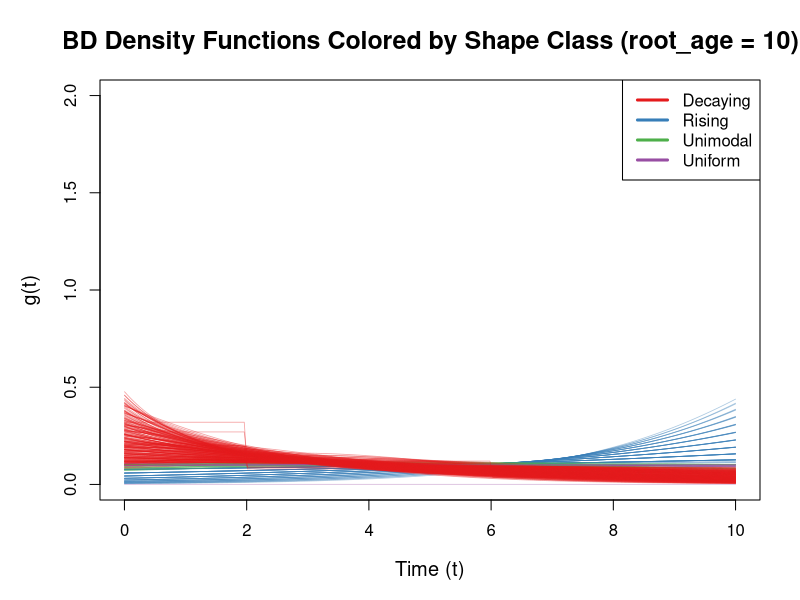
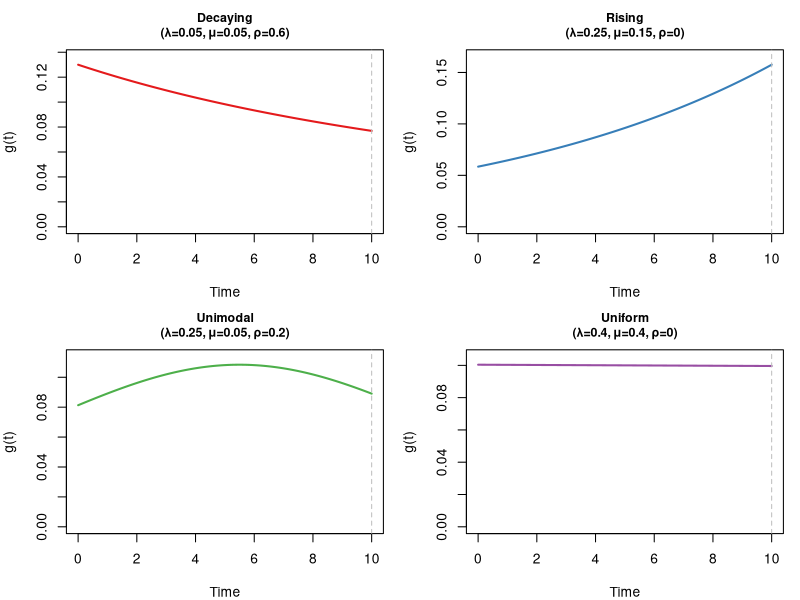
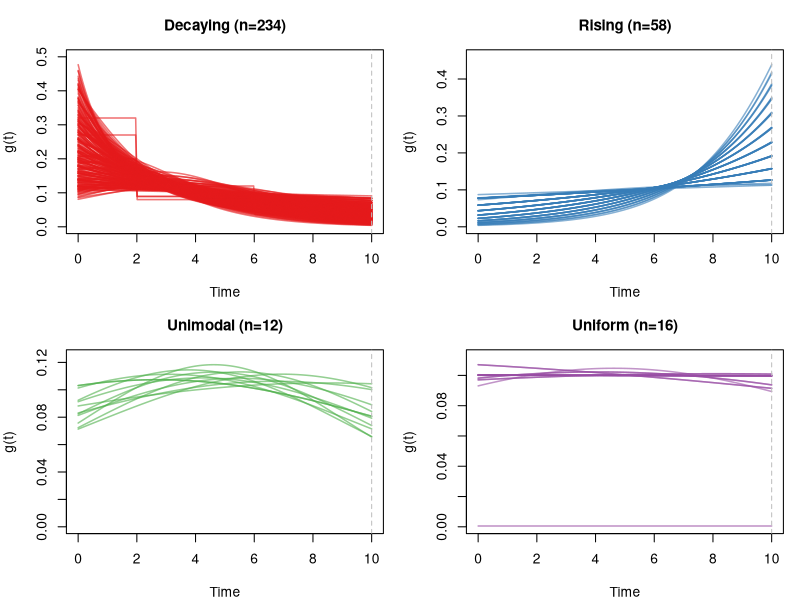
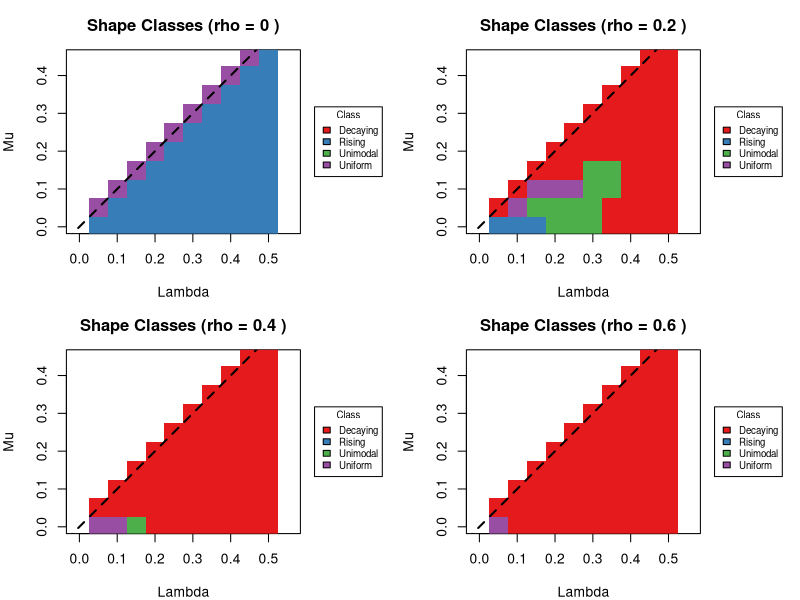
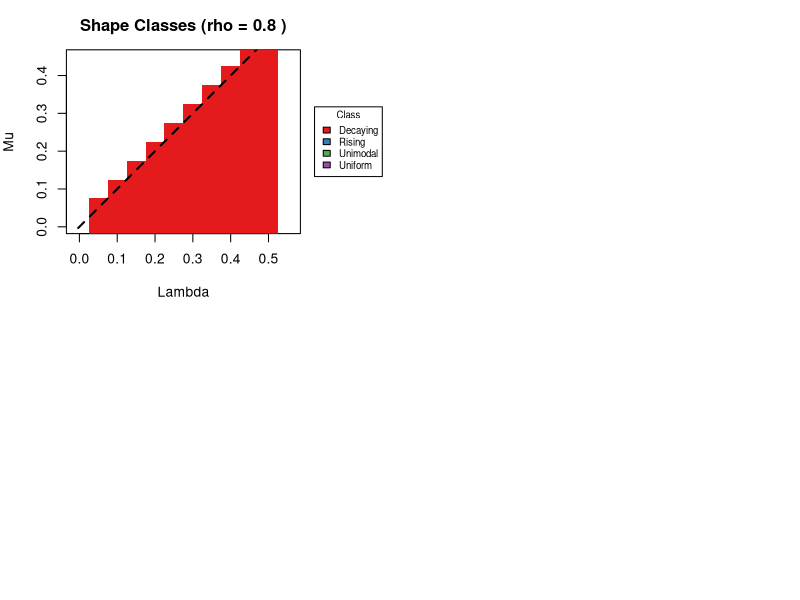

These figures' R source, in order:
#!/bin/env Rscript

##########################################
# Classify BD density functions by shape
##########################################

g <- function(t, lambda, mu, rho, t1) {
    if(rho == 0){rho <- 0.001} #SW
    if (lambda == mu) {
        return((1 + rho * lambda * t1) / (t1 * (1 + rho * lambda * t)^2))
    }
    
    P_0_t <- rho * (lambda - mu) / (rho * lambda + (lambda * (1 - rho) - mu) * exp((mu - lambda) * t))
    p1_t <- (1/rho) * P_0_t^2 * exp((mu - lambda) * t)
    P_0_t1 <- rho * (lambda - mu) / (rho * lambda + (lambda * (1 - rho) - mu) * exp((mu - lambda) * t1))
    v_t1 <- 1 - (1/rho) * P_0_t1 * exp((mu - lambda) * t1)
    
    return((lambda * p1_t) / v_t1)
}

##########################################
# Extract shape features from a density
##########################################

extract_features <- function(lambda, mu, rho, t1 = 10, n_points = 500) {
    t_values <- seq(0.001, t1, length.out = n_points)
    g_values <- sapply(t_values, g, lambda = lambda, mu = mu, rho = rho, t1 = t1)
    
    # Handle invalid cases
    if (any(!is.finite(g_values))) {
        return(list(valid = FALSE))
    }
    
    # Basic statistics
    g_max <- max(g_values)
    g_min <- min(g_values)
    g_mean <- mean(g_values)
    g_at_0 <- g_values[1]
    g_at_t1 <- g_values[n_points]
    
    # Find mode (peak location)
    mode_idx <- which.max(g_values)
    mode_t <- t_values[mode_idx]
    mode_value <- g_values[mode_idx]
    
    # Monotonicity (with tolerance)
    diffs <- diff(g_values)
    tol <- 1e-6 * max(abs(g_values))
    is_increasing <- sum(diffs < -tol) < 5  # allow a few small decreases
    is_decreasing <- sum(diffs > tol) < 5   # allow a few small increases
    
    # Overall trend
    trend <- (g_at_t1 - g_at_0) / g_at_0
    
    # Skewness (where is the mass concentrated?)
    cumsum_g <- cumsum(g_values) / sum(g_values)
    median_idx <- which(cumsum_g >= 0.5)[1]
    median_t <- t_values[median_idx]
    relative_median <- median_t / t1
    
    # Concentration (how peaked is the distribution?)
    cv <- sd(g_values) / g_mean
    
    # Ratio of endpoints
    endpoint_ratio <- g_at_t1 / g_at_0
    
    return(list(
        valid = TRUE,
        lambda = lambda,
        mu = mu,
        rho = rho,
        turnover = mu / lambda,
        net_div = lambda - mu,
        g_max = g_max,
        g_min = g_min,
        g_mean = g_mean,
        g_at_0 = g_at_0,
        g_at_t1 = g_at_t1,
        mode_t = mode_t,
        relative_mode = mode_t / t1,
        is_increasing = is_increasing,
        is_decreasing = is_decreasing,
        trend = trend,
        relative_median = relative_median,
        cv = cv,
        endpoint_ratio = endpoint_ratio
    ))
}

##########################################
# Classify based on extracted features
# Simplified to 4 main classes
##########################################

classify_shape <- function(features) {
    if (!features$valid) return("Invalid")
    
    # Use endpoint ratio and trend for better classification
    # Rising: density increases over time (endpoint much higher than start)
    if (features$endpoint_ratio > 1.5 || features$trend > 0.5) {
        return("Rising")
    }
    
    # Decaying: density decreases over time (endpoint much lower than start)
    if (features$endpoint_ratio < 0.5 || features$trend < -0.3) {
        return("Decaying")
    }
    
    # Uniform-like: low variation, relatively flat
    if (features$cv < 0.05) {
        return("Uniform")
    }
    
    # Unimodal: clear interior peak (not at endpoints)
    if (features$relative_mode > 0.1 && features$relative_mode < 0.9) {
        return("Unimodal")
    }
    
    # Default based on trend
    if (features$trend > 0) {
        return("Rising")
    } else {
        return("Decaying")
    }
}

##########################################
# Main analysis
##########################################

# Parameter ranges
lambda_seq <- seq(0.05, 0.5, by = 0.05)
mu_seq <- seq(0, 0.45, by = 0.05)
rho_seq <- c(0, seq(0.2, 0.8, by = 0.2)) # 0 changed to 0.001 automatically in g()
t1 <- 10  # fixed root age

# Generate all valid parameter combinations
param_grid <- expand.grid(lambda = lambda_seq, mu = mu_seq, rho = rho_seq)
#param_grid <- param_grid[param_grid$mu <= param_grid$lambda, ]
param_grid <- param_grid[param_grid$mu <= param_grid$lambda + 1e-10, ]

cat("Total parameter combinations:", nrow(param_grid), "\n\n")

# Extract features and classify each combination
results <- list()
for (i in 1:nrow(param_grid)) {
    features <- extract_features(
        lambda = param_grid$lambda[i],
        mu = param_grid$mu[i],
        rho = param_grid$rho[i],
        t1 = t1
    )
    features$class <- classify_shape(features)
    results[[i]] <- features
}

# Convert to data frame
results_df <- do.call(rbind, lapply(results, function(x) {
    if (!x$valid) {
        return(data.frame(
            lambda = x$lambda, mu = x$mu, rho = x$rho,
            turnover = NA, net_div = NA, class = "Invalid",
            relative_mode = NA, relative_median = NA, cv = NA,
            endpoint_ratio = NA, trend = NA
        ))
    }
    data.frame(
        lambda = x$lambda, mu = x$mu, rho = x$rho,
        turnover = x$turnover, net_div = x$net_div, class = x$class,
        relative_mode = x$relative_mode, relative_median = x$relative_median, cv = x$cv,
        endpoint_ratio = x$endpoint_ratio, trend = x$trend
    )
}))

##########################################
# Summary of classification
##########################################

cat("========================================\n")
cat("CLASSIFICATION SUMMARY (root_age = 10)\n")
cat("========================================\n\n")

class_table <- table(results_df$class)
print(class_table)

cat("\n\nPercentage breakdown:\n")
print(round(prop.table(class_table) * 100, 1))

##########################################
# Detailed breakdown by class
##########################################

cat("\n\n========================================\n")
cat("DETAILED CLASS DESCRIPTIONS\n")
cat("========================================\n")

classes <- unique(results_df$class)
for (cls in classes) {
    subset_df <- results_df[results_df$class == cls, ]
    cat("\n---", cls, "---\n")
    cat("Count:", nrow(subset_df), "\n")
    cat("Lambda range:", min(subset_df$lambda), "-", max(subset_df$lambda), "\n")
    cat("Mu range:", min(subset_df$mu), "-", max(subset_df$mu), "\n")
    cat("Rho range:", min(subset_df$rho), "-", max(subset_df$rho), "\n")
    cat("Turnover (mu/lambda) range:", 
        round(min(subset_df$turnover, na.rm=T), 2), "-", 
        round(max(subset_df$turnover, na.rm=T), 2), "\n")
    cat("Endpoint ratio range:", 
        round(min(subset_df$endpoint_ratio, na.rm=T), 2), "-", 
        round(max(subset_df$endpoint_ratio, na.rm=T), 2), "\n")
}

##########################################
# Key parameter relationships
##########################################

cat("\n\n========================================\n")
cat("KEY PARAMETER RELATIONSHIPS\n")
cat("========================================\n")

cat("\nClass by Turnover Rate (mu/lambda):\n")
results_df$turnover_bin <- cut(results_df$turnover, 
                                breaks = c(-0.01, 0.25, 0.5, 0.75, 1.01),
                                labels = c("Low (0-0.25)", "Med-Low (0.25-0.5)", 
                                          "Med-High (0.5-0.75)", "High (0.75-1)"))
print(table(results_df$turnover_bin, results_df$class))

cat("\nClass by Sampling Fraction (rho):\n")
print(table(results_df$rho, results_df$class))

##########################################
# Generate visualization PDF
##########################################

pdf("BD_density_classification.pdf", width = 14, height = 10)

# Define colors for each class (4 classes now)
class_colors <- c(
    "Decaying" = "#E41A1C",
    "Rising" = "#377EB8",
    "Unimodal" = "#4DAF4A",
    "Uniform" = "#984EA3",
    "Invalid" = "#999999"
)

t_values <- seq(0.001, t1, length.out = 200)

# Plot 1: All densities colored by class
par(mfrow = c(1, 1), mar = c(5, 5, 4, 2))

plot(NULL, xlim = c(0, t1), ylim = c(0, 2),
     xlab = "Time (t)", ylab = "g(t)",
     main = "BD Density Functions Colored by Shape Class (root_age = 10)",
     cex.main = 1.5, cex.lab = 1.2)

for (i in 1:nrow(param_grid)) {
    g_values <- sapply(t_values, g, 
                       lambda = param_grid$lambda[i],
                       mu = param_grid$mu[i],
                       rho = param_grid$rho[i],
                       t1 = t1)
    if (all(is.finite(g_values))) {
        cls <- results_df$class[i]
        lines(t_values, g_values, col = adjustcolor(class_colors[cls], alpha = 0.4), lwd = 0.8)
    }
}


legend("topright", legend = names(class_colors)[names(class_colors) %in% unique(results_df$class)],
       col = class_colors[names(class_colors) %in% unique(results_df$class)],
       lwd = 3, cex = 1, bg = "white")

# Plot 2: Representative examples from each class (2x2 layout)
par(mfrow = c(2, 2), mar = c(4, 4, 3, 1))

for (cls in c("Decaying", "Rising", "Unimodal", "Uniform")) {
    subset_df <- results_df[results_df$class == cls, ]
    if (nrow(subset_df) == 0) {
        plot.new()
        title(main = paste0(cls, "\n(No examples)"))
        next
    }
    
    idx <- ceiling(nrow(subset_df) / 2)
    example <- subset_df[idx, ]
    
    g_values <- sapply(t_values, g, 
                       lambda = example$lambda,
                       mu = example$mu,
                       rho = example$rho,
                       t1 = t1)
    
    plot(t_values, g_values, type = "l", col = class_colors[cls], lwd = 2,
         xlab = "Time", ylab = "g(t)", ylim = c(0, max(g_values) * 1.05),
         main = paste0(cls, "\n(λ=", example$lambda, ", μ=", example$mu, ", ρ=", example$rho, ")"),
         cex.main = 0.9)
    abline(v = t1, lty = 2, col = "gray")
}

# Plot 3: Multiple examples per class
par(mfrow = c(2, 2), mar = c(4, 4, 3, 1))

for (cls in c("Decaying", "Rising", "Unimodal", "Uniform")) {
    subset_df <- results_df[results_df$class == cls, ]
    if (nrow(subset_df) == 0) {
        plot.new()
        title(main = paste0(cls, " (No examples)"))
        next
    }
    
    # Get up to 10 examples
    n_examples <- min(10000, nrow(subset_df))
    sample_idx <- round(seq(1, nrow(subset_df), length.out = n_examples))
    
    # Find y range
    y_max <- 0
    for (idx in sample_idx) {
        example <- subset_df[idx, ]
        g_values <- sapply(t_values, g, 
                           lambda = example$lambda,
                           mu = example$mu,
                           rho = example$rho,
                           t1 = t1)
        if (all(is.finite(g_values))) {
            y_max <- max(y_max, max(g_values))
        }
    }
    
    plot(NULL, xlim = c(0, t1), ylim = c(0, y_max * 1.05),
         xlab = "Time", ylab = "g(t)",
         main = paste0(cls, " (n=", nrow(subset_df), ")"),
         cex.main = 1.1)
    
    for (idx in sample_idx) {
        example <- subset_df[idx, ]
        g_values <- sapply(t_values, g, 
                           lambda = example$lambda,
                           mu = example$mu,
                           rho = example$rho,
                           t1 = t1)
        if (all(is.finite(g_values))) {
            lines(t_values, g_values, col = adjustcolor(class_colors[cls], alpha = 0.6), lwd = 1.5)
        }
    }
    abline(v = t1, lty = 2, col = "gray")
}

# Plot 4: Heatmap of classes by lambda and mu (faceted by rho)
# Fixed: proper color mapping
par(mfrow = c(2, 2), mar = c(4, 4, 3, 6))

class_levels <- c("Decaying", "Rising", "Unimodal", "Uniform")

for (r in rho_seq) {
    subset_df <- results_df[results_df$rho == r, ]
    
    # Create matrix for plotting
    class_matrix <- matrix(NA, nrow = length(lambda_seq), ncol = length(mu_seq))
    
    for (j in 1:nrow(subset_df)) {
        li <- which(lambda_seq == subset_df$lambda[j])
        mi <- which(mu_seq == subset_df$mu[j])
        class_matrix[li, mi] <- match(subset_df$class[j], class_levels)
    }
    
    # Use rect() for proper discrete color mapping
    plot(NULL, xlim = range(lambda_seq), ylim = range(mu_seq),
         xlab = "Lambda", ylab = "Mu",
         main = paste("Shape Classes (rho =", r, ")"),
         asp = 1)
    
    # Draw rectangles for each cell
    dx <- diff(lambda_seq)[1] / 2
    dy <- diff(mu_seq)[1] / 2
    
    for (j in 1:nrow(subset_df)) {
        lam <- subset_df$lambda[j]
        mu <- subset_df$mu[j]
        cls <- subset_df$class[j]
        rect(lam - dx, mu - dy, lam + dx, mu + dy, 
             col = class_colors[cls], border = NA)
    }
    
    # Add diagonal line (mu = lambda)
    abline(0, 1, lty = 2, col = "black", lwd = 2)
    
    # Add legend
    legend("right", inset = c(-0.35, 0), legend = class_levels,
           fill = class_colors[class_levels], 
           title = "Class", cex = 0.7, xpd = TRUE)
}

dev.off()

cat("\n\nVisualization saved to 'BD_density_classification.pdf'\n")

##########################################
# Export classification results
##########################################

write.csv(results_df, "BD_density_classification.csv", row.names = FALSE)
cat("Classification data saved to 'BD_density_classification.csv'\n")
